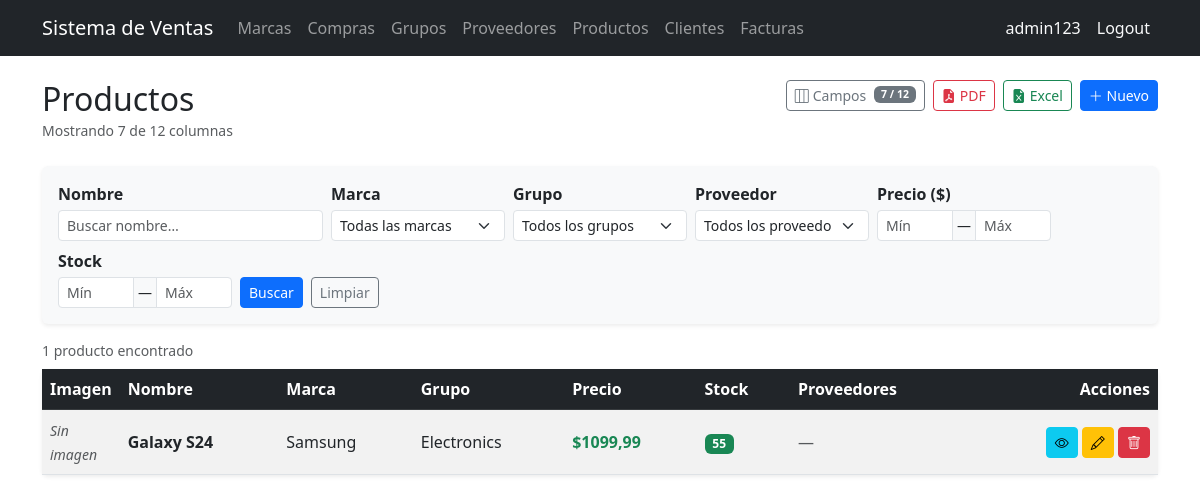
The page /products/ (signed in) on the database as committed earlier.
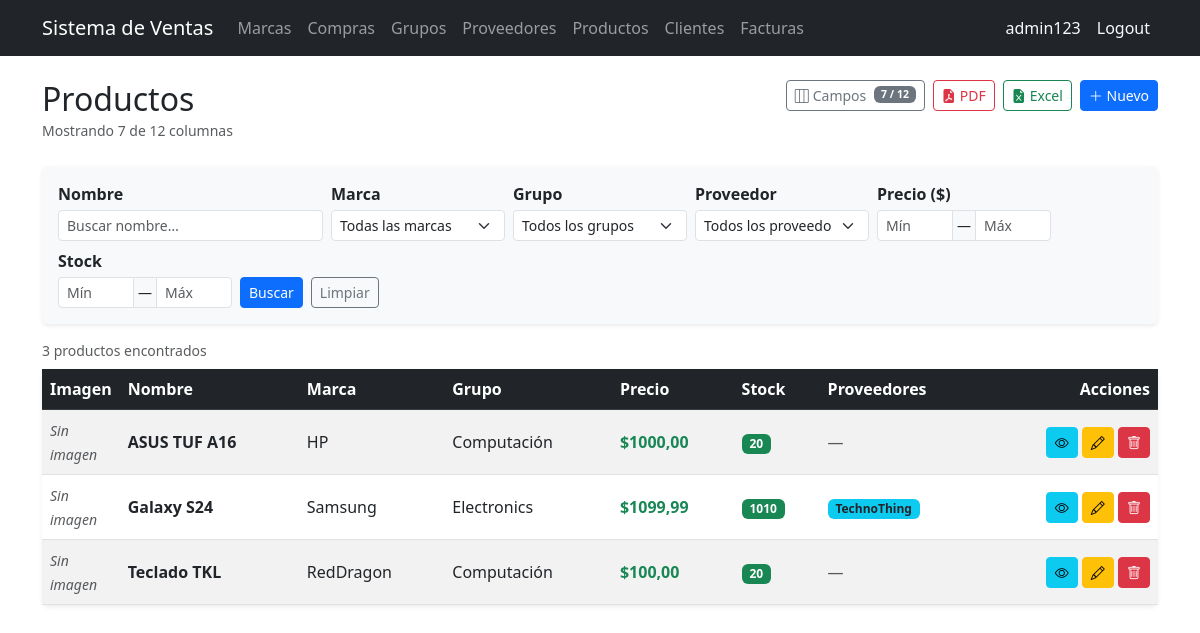
The same page on the database as committed later.
### billing/models.py (models this page shows, shortened)
class Product(models.Model):
    name = models.CharField(max_length=200, verbose_name='Nombre del producto')
    description = models.TextField(blank=True, null=True, verbose_name='Descripción')
    brand = models.ForeignKey(Brand, on_delete=models.PROTECT, related_name='products', verbose_name='Marca')
    group = models.ForeignKey(ProductGroup, on_delete=models.PROTECT, related_name='products', verbose_name='Grupo')
    suppliers = models.ManyToManyField(Supplier, related_name='products', blank=True, verbose_name='Proveedor')
    unit_price = models.DecimalField(max_digits=12, decimal_places=2, verbose_name='Precio unitario')
    stock = models.IntegerField(default=0)
    image = models.ImageField(upload_to='products/', blank=True, null=True, verbose_name='Imagen')
    is_active = models.BooleanField(default=True, verbose_name='Activo')
    created_at = models.DateTimeField(auto_now_add=True)
    updated_at = models.DateTimeField(auto_now=True)
    class Meta:
        verbose_name = 'Product'
        verbose_name_plural = 'Products'
        ordering = ['name']

class Brand(models.Model):
    name = models.CharField(max_length=100, unique=True, verbose_name='Nombre de marca')
    description = models.TextField(blank=True, null=True , verbose_name='Descripción')
    is_active = models.BooleanField(default=True, verbose_name='Activo')
    created_at = models.DateTimeField(auto_now_add=True)
    updated_at = models.DateTimeField(auto_now=True)
    class Meta:
        verbose_name = 'Brand'
        verbose_name_plural = 'Brands'
        ordering = ['name']
    def __str__(self): return self.name

class ProductGroup(models.Model):
    name = models.CharField(max_length=100, unique=True, verbose_name='Nombre del grupo')
    is_active = models.BooleanField(default=True, verbose_name='Activo')
    created_at = models.DateTimeField(auto_now_add=True)
    updated_at = models.DateTimeField(auto_now=True)
    class Meta:
        verbose_name = 'Product Group'
        verbose_name_plural = 'Product Groups'
        ordering = ['name']
    def __str__(self): return self.name

class Supplier(models.Model):
    name = models.CharField(max_length=200, verbose_name='Nombre de la compañia')
    contact_name = models.CharField(max_length=200, blank=True, null=True, verbose_name='Nombre de contacto')
    email = models.EmailField(blank=True, null=True)
    phone = models.CharField(max_length=20, blank=True, null=True, verbose_name='Teléfono')
    address = models.TextField(blank=True, null=True, verbose_name='Dirección')
    is_active = models.BooleanField(default=True, verbose_name='Activo')
    created_at = models.DateTimeField(auto_now_add=True)
    updated_at = models.DateTimeField(auto_now=True)
    class Meta:
        verbose_name = 'Supplier'
        verbose_name_plural = 'Suppliers'
        ordering = ['name']
    def __str__(self): return self.name

### billing/views.py (the view, shortened to what this page needs)
# urls.py: path('products/', views.ProductListView.as_view(), name='product_list'),
class ProductListView(ExportMixin, LoginRequiredMixin, ListView):
    model = Product
    template_name = 'billing/product_list.html'
    context_object_name = 'items'
    paginate_by = 3
    export_filename = 'productos'
    ALL_COLUMNS = PRODUCT_ALL_COLUMNS
    def get_queryset(self):
        qs = (
            Product.objects
            .select_related('brand', 'group')
            .prefetch_related('suppliers')
            .order_by('name')
        )
        form = ProductSearchForm(self.request.GET)
        if form.is_valid():
            if form.cleaned_data.get('name'):
                qs = qs.filter(name__icontains=form.cleaned_data['name'])
            if form.cleaned_data.get('brand'):
                qs = qs.filter(brand=form.cleaned_data['brand'])
            if form.cleaned_data.get('group'):
                qs = qs.filter(group=form.cleaned_data['group'])
            if form.cleaned_data.get('supplier'):
                qs = qs.filter(suppliers=form.cleaned_data['supplier'])
            if form.cleaned_data.get('price_min') is not None:
                qs = qs.filter(unit_price__gte=form.cleaned_data['price_min'])
            if form.cleaned_data.get('price_max') is not None:
                qs = qs.filter(unit_price__lte=form.cleaned_data['price_max'])
            if form.cleaned_data.get('stock_min') is not None:
                qs = qs.filter(stock__gte=form.cleaned_data['stock_min'])
            if form.cleaned_data.get('stock_max') is not None:
                qs = qs.filter(stock__lte=form.cleaned_data['stock_max'])
        return qs
    def get_context_data(self, **kwargs):
        ctx = super().get_context_data(**kwargs)
        ctx['search_form'] = ProductSearchForm(self.request.GET)
        ctx['all_columns'] = self.ALL_COLUMNS
        ctx['all_col_keys_json'] = json.dumps([c['key'] for c in self.ALL_COLUMNS])
        ctx['default_col_keys_json'] = json.dumps(
            [c['key'] for c in self.ALL_COLUMNS if c.get('default', True)]
        )
        return ctx

### billing/mixins.py (called while the page is built)
    def get(self, request, *args, **kwargs):
        fmt = request.GET.get('export')
        if fmt == 'pdf':
            return self.export_pdf(self.get_queryset())
        if fmt == 'excel':
            return self.export_excel(self.get_queryset())
        return super().get(request, *args, **kwargs)

    def get_context_data(self, **kwargs):
        ctx = super().get_context_data(**kwargs)
        params = self.request.GET.copy()
        params.pop('page', None)
        params.pop('export', None)
        ctx['query_params'] = params.urlencode()
        return ctx

### billing/templates/billing/product_list.html (shortened to what this page needs)
{% extends 'billing/base.html' %}
{% block content %}
<div class="d-flex justify-content-between align-items-start mb-4 flex-wrap gap-2">
  <div>
    <h2 class="mb-0">Productos</h2>
    <small class="text-muted" id="colText">Cargando columnas…</small>
  </div>
  <div class="d-flex gap-2 flex-wrap">
    <button type="button" class="btn btn-outline-secondary btn-sm d-inline-flex align-items-center gap-1"
            data-bs-toggle="modal" data-bs-target="#colModal">
      <i class="bi bi-layout-three-columns"></i> Campos
      <span class="badge bg-secondary ms-1" id="colBadge">…</span>
    </button>
    <a id="btnPdf" href="#" class="btn btn-outline-danger btn-sm d-inline-flex align-items-center gap-1">
      <i class="bi bi-file-earmark-pdf-fill"></i>PDF
    </a>
    <a id="btnExcel" href="#" class="btn btn-outline-success btn-sm d-inline-flex align-items-center gap-1">
      <i class="bi bi-file-earmark-excel-fill"></i>Excel
    </a>
    <a href="{% url 'billing:product_create' %}" class="btn btn-primary btn-sm">
      <i class="bi bi-plus-lg"></i> Nuevo
    </a>
  </div>
</div>
<form method="get" class="card card-body shadow-sm border-0 mb-3 bg-light">
  <div class="row g-2 align-items-end">
    <div class="col-12 col-md-3">
      <label class="form-label form-label-sm fw-semibold mb-1">{{ search_form.name.label }}</label>
      {{ search_form.name }}
    </div>
    <div class="col-6 col-md-2">
      <label class="form-label form-label-sm fw-semibold mb-1">{{ search_form.brand.label }}</label>
      {{ search_form.brand }}
    </div>
    <div class="col-6 col-md-2">
      <label class="form-label form-label-sm fw-semibold mb-1">{{ search_form.group.label }}</label>
      {{ search_form.group }}
    </div>
    <div class="col-12 col-md-2">
      <label class="form-label form-label-sm fw-semibold mb-1">{{ search_form.supplier.label }}</label>
      {{ search_form.supplier }}
    </div>
    <div class="col-6 col-md-2">
      <label class="form-label form-label-sm fw-semibold mb-1">Precio ($)</label>
      <div class="input-group input-group-sm">
        {{ search_form.price_min }}
        <span class="input-group-text px-1">—</span>
        {{ search_form.price_max }}
      </div>
    </div>
    <div class="col-6 col-md-2">
      <label class="form-label form-label-sm fw-semibold mb-1">Stock</label>
      <div class="input-group input-group-sm">
        {{ search_form.stock_min }}
        <span class="input-group-text px-1">—</span>
        {{ search_form.stock_max }}
      </div>
    </div>
    <div class="col-12 col-md-auto d-flex gap-2">
      <button type="submit" class="btn btn-primary btn-sm">Buscar</button>
      <a href="{% url 'billing:product_list' %}" class="btn btn-outline-secondary btn-sm">Limpiar</a>
    </div>
  </div>
</form>
<div class="d-flex justify-content-between align-items-center mb-2">
  <small class="text-muted">
    {% if paginator.count == 1 %}1 producto encontrado
    {% else %}{{ paginator.count }} productos encontrados{% endif %}
  </small>
</div>
<div class="card shadow-sm border-0">
  <div class="table-responsive">
    <table class="table table-striped table-hover align-middle mb-0" id="productTable">
      <thead class="table-dark">
        <tr>
          <th data-col="image" style="width:70px;">Imagen</th>
          <th data-col="name">Nombre</th>
          <th data-col="brand">Marca</th>
          <th data-col="group">Grupo</th>
          <th data-col="unit_price">Precio</th>
          <th data-col="stock">Stock</th>
          <th data-col="suppliers">Proveedores</th>
          <th class="text-end" style="white-space:nowrap;">Acciones</th>
        </tr>
      </thead>
      <tbody>
        {% for item in items %}
        <tr>
          <td data-col="image">
            {% if item.image %}
              <img src="{{ item.image.url }}" alt="{{ item.name }}"
                   style="width:48px;height:48px;object-fit:cover;"
                   class="rounded border">
            {% else %}
              <span class="text-muted small fst-italic">Sin imagen</span>
            {% endif %}
          </td>
          <td data-col="name" class="fw-semibold">{{ item.name }}</td>
          <td data-col="brand">{{ item.brand.name }}</td>
          <td data-col="group">{{ item.group.name }}</td>
          <td data-col="unit_price" class="text-success fw-semibold">${{ item.unit_price }}</td>
          <td data-col="stock">
            <span class="badge {% if item.stock == 0 %}bg-danger{% elif item.stock < 5 %}bg-warning text-dark{% else %}bg-success{% endif %}">
              {{ item.stock }}
            </span>
          </td>
          <td data-col="suppliers">
            {% for s in item.suppliers.all %}
              <span class="badge bg-info text-dark">{{ s.name }}</span>
            {% empty %}
              <span class="text-muted">—</span>
            {% endfor %}
          </td>
          <td class="text-end text-nowrap">
            <a href="{% url 'billing:product_detail' item.pk %}" class="btn btn-sm btn-info" title="Ver" aria-label="Ver">
              <i class="bi bi-eye"></i>
            </a>
            <a href="{% url 'billing:product_update' item.pk %}" class="btn btn-sm btn-warning" title="Editar" aria-label="Editar">
              <i class="bi bi-pencil"></i>
            </a>
            <a href="{% url 'billing:product_delete' item.pk %}" class="btn btn-sm btn-danger" title="Eliminar" aria-label="Eliminar">
              <i class="bi bi-trash"></i>
            </a>
          </td>
        </tr>
        {% endfor %}
      </tbody>
    </table>
  </div>
</div>
{% endblock %}

### billing/templates/billing/base.html (shortened to what this page needs)
<!DOCTYPE html>
<html lang="es">
<head>
  <link href="https://cdn.jsdelivr.net/npm/bootstrap@5.3.0/dist/css/bootstrap.min.css" rel="stylesheet">
  <link href="https://cdn.jsdelivr.net/npm/bootstrap-icons@1.11.3/font/bootstrap-icons.min.css" rel="stylesheet">
</head>
<body>
<nav class="navbar navbar-expand-lg navbar-dark bg-dark">
  <div class="container">
    <a class="navbar-brand" href="{% url 'billing:home' %}">Sistema de Ventas</a>
    <div class="collapse navbar-collapse" id="nav">
      <ul class="navbar-nav me-auto">
        {% if user.is_authenticated %}
        <li class="nav-item"><a class="nav-link" href="{% url 'billing:brand_list' %}">Marcas</a></li>
        <li class="nav-item"><a class="nav-link" href="{% url 'purchasing:purchase_list' %}">Compras</a></li>
        <li class="nav-item"><a class="nav-link" href="{% url 'billing:productgroup_list' %}">Grupos</a></li>
        <li class="nav-item"><a class="nav-link" href="{% url 'billing:supplier_list' %}">Proveedores</a></li>
        <li class="nav-item"><a class="nav-link" href="{% url 'billing:product_list' %}">Productos</a></li>
        <li class="nav-item"><a class="nav-link" href="{% url 'billing:customer_list' %}">Clientes</a></li>
        <li class="nav-item"><a class="nav-link" href="{% url 'billing:invoice_list' %}">Facturas</a></li>
        {% endif %}
      </ul>
      <ul class="navbar-nav">
        {% if user.is_authenticated %}
        <li class="nav-item">
          <span class="nav-link text-light">{{ user.username }}</span>
        </li>
        <li class="nav-item">
          <form method="post" action="{% url 'logout' %}" class="d-inline">
            <button type="submit" class="nav-link btn btn-link text-light"
                    style="text-decoration:none;">Logout</button>
          </form>
        </li>
        {% endif %}
      </ul>
    </div>
  </div>
</nav>
<div class="container mt-4">
  {% block content %}
  {% endblock %}
</div>
</body>
</html>

Rows that differ between the two databases and show on the page:
added Product: image "Sin imagen", name "ASUS TUF A16", brand.name "HP", group.name "Computación", unit_price "1000,00", stock "20"
changed Product "Galaxy S24": gains Supplier (name "TechnoThing"); stock "55" → "1010"; no longer shows "—"
added Product: image "Sin imagen", name "Teclado TKL", brand.name "RedDragon", group.name "Computación", unit_price "100,00", stock "20"
Other text that changed with them:
{{ paginator.count }}: (not shown) → "3"
text no longer shown: "1 producto encontrado"
text now shown: "productos encontrados"
